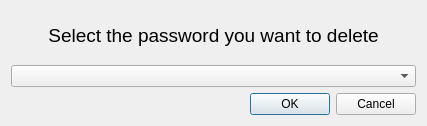
<?xml version="1.0" encoding="UTF-8"?>
<ui version="4.0">
 <class>SelectDialog</class>
 <widget class="QDialog" name="SelectDialog">
  <property name="geometry">
   <rect>
    <x>0</x>
    <y>0</y>
    <width>427</width>
    <height>126</height>
   </rect>
  </property>
  <property name="windowTitle">
   <string>Delete Password</string>
  </property>
  <layout class="QVBoxLayout" name="verticalLayout_2">
   <item>
    <layout class="QVBoxLayout" name="verticalLayout">
     <item>
      <widget class="QLabel" name="label">
       <property name="font">
        <font>
         <pointsize>14</pointsize>
        </font>
       </property>
       <property name="text">
        <string>Select the password you want to delete</string>
       </property>
       <property name="alignment">
        <set>Qt::AlignmentFlag::AlignCenter</set>
       </property>
      </widget>
     </item>
     <item>
      <widget class="QComboBox" name="comboBox"/>
     </item>
     <item>
      <widget class="QDialogButtonBox" name="buttonBox">
       <property name="locale">
        <locale language="English" country="UnitedStates"/>
       </property>
       <property name="orientation">
        <enum>Qt::Orientation::Horizontal</enum>
       </property>
       <property name="standardButtons">
        <set>QDialogButtonBox::StandardButton::Cancel|QDialogButtonBox::StandardButton::Ok</set>
       </property>
      </widget>
     </item>
    </layout>
   </item>
  </layout>
 </widget>
 <resources/>
 <connections>
  <connection>
   <sender>buttonBox</sender>
   <signal>accepted()</signal>
   <receiver>SelectDialog</receiver>
   <slot>accept()</slot>
   <hints>
    <hint type="sourcelabel">
     <x>248</x>
     <y>254</y>
    </hint>
    <hint type="destinationlabel">
     <x>157</x>
     <y>274</y>
    </hint>
   </hints>
  </connection>
  <connection>
   <sender>buttonBox</sender>
   <signal>rejected()</signal>
   <receiver>SelectDialog</receiver>
   <slot>reject()</slot>
   <hints>
    <hint type="sourcelabel">
     <x>316</x>
     <y>260</y>
    </hint>
    <hint type="destinationlabel">
     <x>286</x>
     <y>274</y>
    </hint>
   </hints>
  </connection>
 </connections>
</ui>
